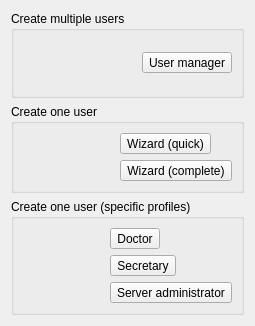
<?xml version="1.0" encoding="UTF-8"?>
<ui version="4.0">
 <class>UserPlugin::FirstRunUserCreationWidget</class>
 <widget class="QWidget" name="UserPlugin::FirstRunUserCreationWidget">
  <property name="geometry">
   <rect>
    <x>0</x>
    <y>0</y>
    <width>255</width>
    <height>326</height>
   </rect>
  </property>
  <property name="windowTitle">
   <string>Form</string>
  </property>
  <layout class="QGridLayout" name="gridLayout_4">
   <item row="0" column="0">
    <widget class="QGroupBox" name="groupBox">
     <property name="title">
      <string>Create multiple users</string>
     </property>
     <layout class="QGridLayout" name="gridLayout">
      <item row="0" column="0">
       <spacer name="horizontalSpacer">
        <property name="orientation">
         <enum>Qt::Horizontal</enum>
        </property>
        <property name="sizeHint" stdset="0">
         <size>
          <width>97</width>
          <height>20</height>
         </size>
        </property>
       </spacer>
      </item>
      <item row="0" column="1">
       <widget class="QToolButton" name="userManagerButton">
        <property name="text">
         <string>User manager</string>
        </property>
        <property name="iconSize">
         <size>
          <width>32</width>
          <height>32</height>
         </size>
        </property>
        <property name="toolButtonStyle">
         <enum>Qt::ToolButtonTextUnderIcon</enum>
        </property>
       </widget>
      </item>
     </layout>
    </widget>
   </item>
   <item row="1" column="0">
    <widget class="QGroupBox" name="groupBox_2">
     <property name="title">
      <string>Create one user</string>
     </property>
     <layout class="QGridLayout" name="gridLayout_3">
      <item row="0" column="0">
       <spacer name="horizontalSpacer_2">
        <property name="orientation">
         <enum>Qt::Horizontal</enum>
        </property>
        <property name="sizeHint" stdset="0">
         <size>
          <width>75</width>
          <height>20</height>
         </size>
        </property>
       </spacer>
      </item>
      <item row="0" column="1">
       <widget class="QToolButton" name="quickWizButton">
        <property name="text">
         <string>Wizard (quick)</string>
        </property>
        <property name="iconSize">
         <size>
          <width>32</width>
          <height>32</height>
         </size>
        </property>
        <property name="toolButtonStyle">
         <enum>Qt::ToolButtonTextUnderIcon</enum>
        </property>
       </widget>
      </item>
      <item row="1" column="0">
       <spacer name="horizontalSpacer_3">
        <property name="orientation">
         <enum>Qt::Horizontal</enum>
        </property>
        <property name="sizeHint" stdset="0">
         <size>
          <width>75</width>
          <height>20</height>
         </size>
        </property>
       </spacer>
      </item>
      <item row="1" column="1">
       <widget class="QToolButton" name="completeWizButton">
        <property name="text">
         <string>Wizard (complete)</string>
        </property>
        <property name="iconSize">
         <size>
          <width>32</width>
          <height>32</height>
         </size>
        </property>
        <property name="toolButtonStyle">
         <enum>Qt::ToolButtonTextUnderIcon</enum>
        </property>
       </widget>
      </item>
     </layout>
    </widget>
   </item>
   <item row="2" column="0">
    <widget class="QGroupBox" name="groupBox_3">
     <property name="title">
      <string>Create one user (specific profiles)</string>
     </property>
     <layout class="QGridLayout" name="gridLayout_2">
      <item row="0" column="0">
       <spacer name="horizontalSpacer_4">
        <property name="orientation">
         <enum>Qt::Horizontal</enum>
        </property>
        <property name="sizeHint" stdset="0">
         <size>
          <width>63</width>
          <height>20</height>
         </size>
        </property>
       </spacer>
      </item>
      <item row="0" column="1">
       <widget class="QToolButton" name="quickDocWizButton">
        <property name="text">
         <string>Doctor</string>
        </property>
        <property name="iconSize">
         <size>
          <width>32</width>
          <height>32</height>
         </size>
        </property>
        <property name="toolButtonStyle">
         <enum>Qt::ToolButtonTextUnderIcon</enum>
        </property>
       </widget>
      </item>
      <item row="1" column="0">
       <spacer name="horizontalSpacer_5">
        <property name="orientation">
         <enum>Qt::Horizontal</enum>
        </property>
        <property name="sizeHint" stdset="0">
         <size>
          <width>63</width>
          <height>20</height>
         </size>
        </property>
       </spacer>
      </item>
      <item row="1" column="1">
       <widget class="QToolButton" name="quickSecWizButton">
        <property name="text">
         <string>Secretary</string>
        </property>
        <property name="iconSize">
         <size>
          <width>32</width>
          <height>32</height>
         </size>
        </property>
        <property name="toolButtonStyle">
         <enum>Qt::ToolButtonTextUnderIcon</enum>
        </property>
       </widget>
      </item>
      <item row="2" column="0">
       <spacer name="horizontalSpacer_6">
        <property name="orientation">
         <enum>Qt::Horizontal</enum>
        </property>
        <property name="sizeHint" stdset="0">
         <size>
          <width>40</width>
          <height>20</height>
         </size>
        </property>
       </spacer>
      </item>
      <item row="2" column="1">
       <widget class="QToolButton" name="quickAdminWizButton">
        <property name="text">
         <string>Server administrator</string>
        </property>
        <property name="iconSize">
         <size>
          <width>32</width>
          <height>32</height>
         </size>
        </property>
        <property name="toolButtonStyle">
         <enum>Qt::ToolButtonTextUnderIcon</enum>
        </property>
       </widget>
      </item>
     </layout>
    </widget>
   </item>
  </layout>
 </widget>
 <resources/>
 <connections/>
</ui>
